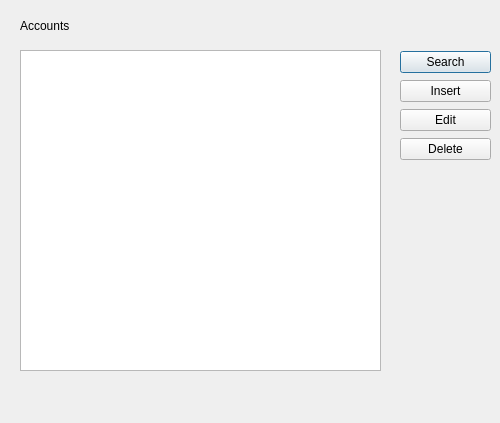
<?xml version="1.0" encoding="UTF-8"?>
<ui version="4.0">
 <class>Admin_account</class>
 <widget class="QDialog" name="Admin_account">
  <property name="geometry">
   <rect>
    <x>0</x>
    <y>0</y>
    <width>500</width>
    <height>423</height>
   </rect>
  </property>
  <property name="windowTitle">
   <string>Profile</string>
  </property>
  <widget class="QTableWidget" name="tableWidget">
   <property name="geometry">
    <rect>
     <x>20</x>
     <y>50</y>
     <width>361</width>
     <height>321</height>
    </rect>
   </property>
  </widget>
  <widget class="QLabel" name="label">
   <property name="geometry">
    <rect>
     <x>20</x>
     <y>10</y>
     <width>101</width>
     <height>31</height>
    </rect>
   </property>
   <property name="styleSheet">
    <string notr="true">font: 12pt &quot;MS Shell Dlg 2&quot;;</string>
   </property>
   <property name="text">
    <string>Accounts</string>
   </property>
  </widget>
  <widget class="QWidget" name="layoutWidget">
   <property name="geometry">
    <rect>
     <x>400</x>
     <y>50</y>
     <width>91</width>
     <height>112</height>
    </rect>
   </property>
   <layout class="QVBoxLayout" name="verticalLayout">
    <item>
     <widget class="QPushButton" name="pushButton_4">
      <property name="text">
       <string>Search</string>
      </property>
     </widget>
    </item>
    <item>
     <widget class="QPushButton" name="pushButton">
      <property name="text">
       <string>Insert</string>
      </property>
     </widget>
    </item>
    <item>
     <widget class="QPushButton" name="pushButton_2">
      <property name="text">
       <string>Edit</string>
      </property>
     </widget>
    </item>
    <item>
     <widget class="QPushButton" name="pushButton_3">
      <property name="text">
       <string>Delete</string>
      </property>
     </widget>
    </item>
   </layout>
  </widget>
 </widget>
 <resources/>
 <connections/>
</ui>
